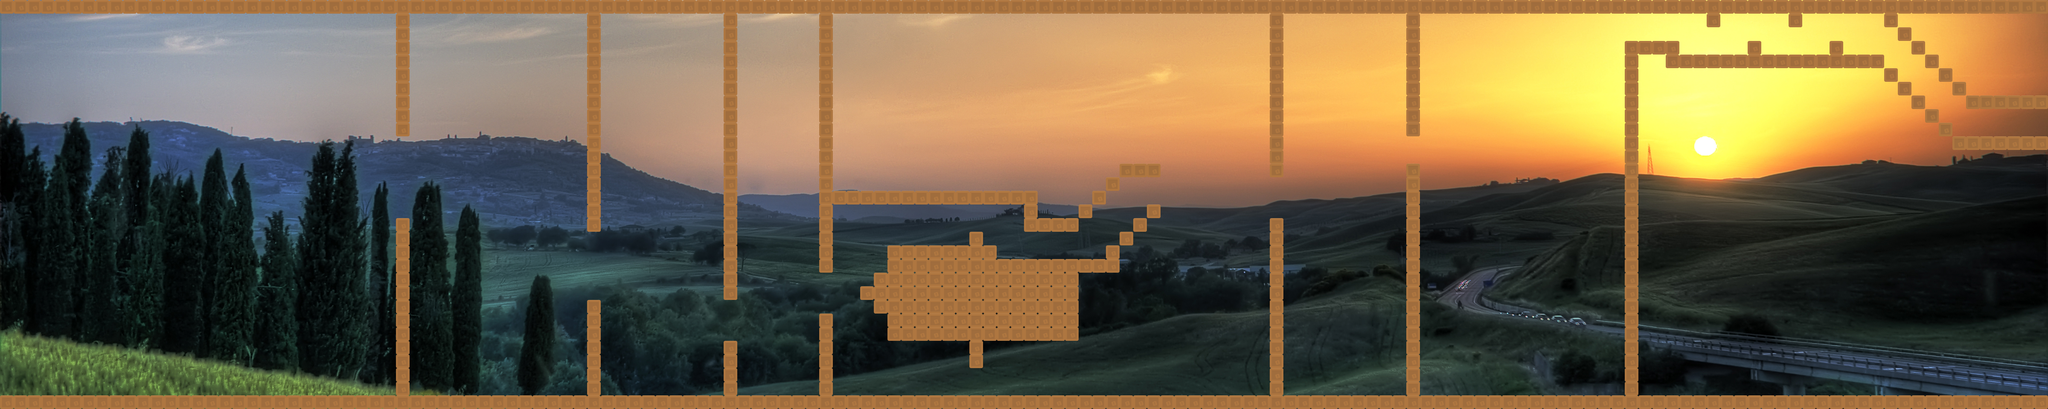

A 2D game scene composited from a Tiled map and its tileset images. What follows is a short description and the map's XML, with each tile layer's data collapsed to a summary:
An orthogonal 150x30 tile map with 32x32 px tiles, 1 tile layer (graphics), 1 image layer and 55 objects.

<map version="1.0" tiledversion="1.1.1" orientation="orthogonal" renderorder="right-down" width="150" height="30" tilewidth="32" tileheight="32" infinite="0" nextobjectid="60">
 <tileset firstgid="1" source="tileset32_new.tsx" />
 <imagelayer name="background">
  <image source="fly_image.jpg" width="4800" height="1200" />
 </imagelayer>
 <layer name="graphics" width="150" height="30">
  <data>[4500 cells, 651 non-empty, 1 distinct tile ids]</data>
 </layer>
 <objectgroup name="start">
  <object id="59" x="3392" y="72" width="32" height="32" />
 </objectgroup>
 <objectgroup name="goal">
  <object id="8" x="4792" y="256" width="8" height="64" />
 </objectgroup>
 <objectgroup name="bricks">
  <object id="1" x="928" y="512" width="32" height="416" />
  <object id="2" x="928" y="0" width="32" height="320" />
  <object id="3" x="1376" y="0" width="32" height="544" />
  <object id="4" x="1376" y="704" width="32" height="256" />
  <object id="10" x="1696" y="800" width="32" height="128" />
  <object id="11" x="1696" y="32" width="32" height="672" />
  <object id="12" x="1920" y="32" width="32" height="608" />
  <object id="13" x="1920" y="736" width="32" height="192" />
  <object id="14" x="2016" y="672" width="32" height="32" />
  <object id="15" x="2272" y="800" width="32" height="64" />
  <object id="16" x="2080" y="736" width="448" height="64" />
  <object id="17" x="2048" y="640" width="480" height="96" />
  <object id="18" x="2080" y="576" width="256" height="64" />
  <object id="19" x="2272" y="544" width="32" height="32" />
  <object id="20" x="1952" y="448" width="480" height="32" />
  <object id="21" x="2400" y="480" width="32" height="64" />
  <object id="22" x="2400" y="512" width="128" height="32" />
  <object id="23" x="2336" y="608" width="288" height="32" />
  <object id="24" x="2592" y="576" width="32" height="32" />
  <object id="25" x="2624" y="544" width="32" height="32" />
  <object id="26" x="2656" y="512" width="32" height="32" />
  <object id="27" x="2688" y="480" width="32" height="32" />
  <object id="28" x="2528" y="480" width="32" height="32" />
  <object id="29" x="2560" y="448" width="32" height="32" />
  <object id="30" x="2592" y="416" width="32" height="32" />
  <object id="31" x="2624" y="384" width="96" height="32" />
  <object id="32" x="2976" y="512" width="32" height="416" />
  <object id="33" x="2976" y="32" width="32" height="384" />
  <object id="34" x="3296" y="384" width="32" height="544" />
  <object id="35" x="3296" y="32" width="32" height="288" />
  <object id="36" x="3808" y="96" width="32" height="832" />
  <object id="37" x="3840" y="96" width="96" height="32" />
  <object id="38" x="3904" y="128" width="512" height="32" />
  <object id="39" x="4096" y="96" width="32" height="32" />
  <object id="40" x="4000" y="32" width="32" height="32" />
  <object id="41" x="4192" y="32" width="32" height="32" />
  <object id="42" x="4288" y="96" width="32" height="32" />
  <object id="43" x="0" y="928" width="4800" height="32" />
  <object id="44" x="0" y="0" width="4800" height="32" />
  <object id="45" x="4416" y="32" width="32" height="32" />
  <object id="46" x="4448" y="64" width="32" height="32" />
  <object id="47" x="4480" y="96" width="32" height="32" />
  <object id="48" x="4512" y="128" width="32" height="32" />
  <object id="49" x="4544" y="160" width="32" height="32" />
  <object id="50" x="4576" y="192" width="32" height="32" />
  <object id="51" x="4416" y="160" width="32" height="32" />
  <object id="52" x="4448" y="192" width="32" height="32" />
  <object id="54" x="4480" y="224" width="32" height="32" />
  <object id="55" x="4512" y="256" width="32" height="32" />
  <object id="56" x="4544" y="288" width="32" height="32" />
  <object id="57" x="4576" y="320" width="224" height="32" />
  <object id="58" x="4608" y="224" width="192" height="32" />
 </objectgroup>
 <objectgroup name="coins" />
 <objectgroup name="enemy">
  <object id="9" x="832" y="384" width="32" height="32">
   <properties>
    <property name="distance" type="float" value="2" />
    <property name="horizontal" type="bool" value="false" />
    <property name="speed" type="float" value="0.6" />
    <property name="type" value="fly" />
   </properties>
  </object>
 </objectgroup>
 <objectgroup name="hearts" />
</map>
